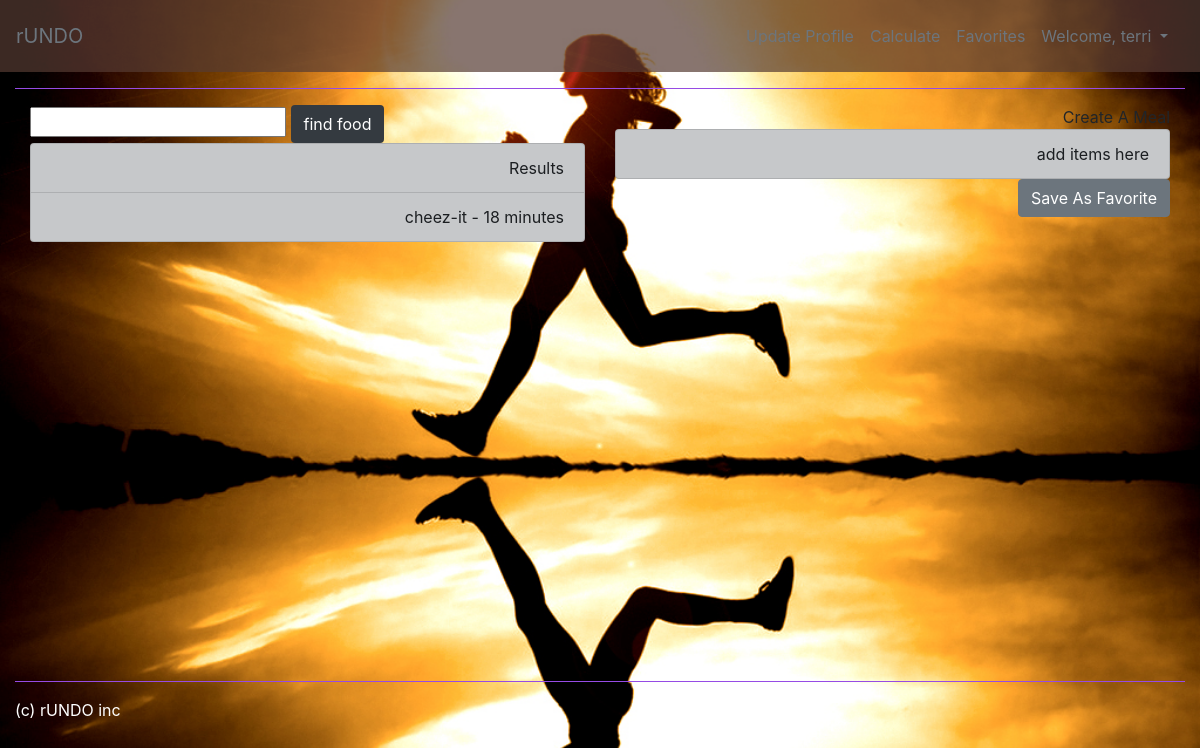
The page /calculate/ (signed in) on the database as committed earlier.
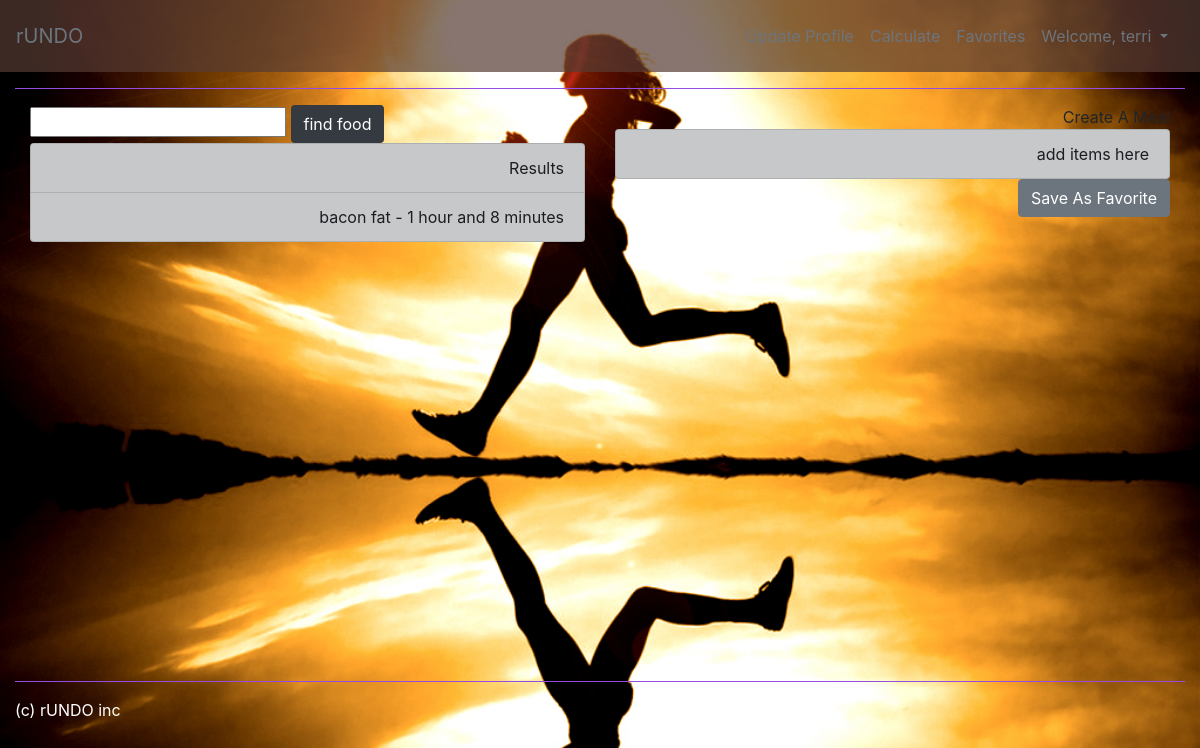
The same page on the database as committed later.
### RunDoApp/models.py (models this page shows, shortened)
class FoodData(models.Model):
        food_name = models.CharField(max_length=100)
        serving_size = models.FloatField()                 #'3' oz, '5' cup, etc.
        serving_units = models.CharField(max_length=30)       #tbsp, oz, cup, etc
        serving_calories = models.FloatField()
        user_servings = models.FloatField()           #how much user ate
        total_calories = models.FloatField()
        user = models.ForeignKey(User)
        timestamp = models.DateTimeField(default=timezone.now)
        exerciseCapacity = models.ForeignKey(ExerciseCapacity, on_delete=models.CASCADE)
        time_to_run = models.FloatField()
        def __str__(self):
            return self.food_name + " " + str(self.total_calories)
        def get_readable_time(self):
            time_hours = self.time_to_run
            minutes = round(time_hours * 60)
            if minutes < 60:
                return str(minutes) + ' minutes'
            hours = int(minutes / 60)
            minutes -= hours * 60
            output = ''
            if hours == 1:
                output += '1 hour'
            else:
                output += str(hours) + ' hours'
            if minutes > 0:
                output += ' and ' + str(minutes) + ' minutes'
            return output

### RunDoApp/views.py (the view, shortened to what this page needs)
# urls.py: url(r'^calculate/$', views.calculatePage, name='calculatePage'),
@login_required
def calculatePage(request):
    most_recent_history = FoodData.objects.filter(user=request.user).order_by('-timestamp')[:1]
    print(most_recent_history)
    profile = get_object_or_404(UserProfile, user=request.user)
    return render(request, 'RunDoApp/calculatepage.html', {'app_id': secret.app_id,
                                                         'app_key': secret.app_key,
                                                         'most_recent_history': most_recent_history,
                                                         'categories': ExerciseCategory.objects.order_by('name'),
                                                         'profile': profile})

### RunDoApp/templates/RunDoApp/calculatepage.html (shortened to what this page needs)
{% extends 'RunDoApp/base.html' %}
{% block content %}
<div class="container-fluid">
    <div class="row">
        <div class="col">
            <div id="find_food" class="row-sm" >
                <input type="text" id="food_api"/>
                <button id="call_api" class="btn bg-dark text-white">find food</button>
            </div>
                <div class="row-sm-6 text-right" id="food_history">
                    <ul class="list-group" style="color:black">
                        <li class="list-group-item list-group-item-dark">Results</li>
                        {% for history in most_recent_history %}
                           <li class="list-group-item list-group-item-dark">{{history.food_name}} - {{history.get_readable_time}}</li>
                        {% endfor %}
                    </ul>
                </div>
            </div>
            <div class="col-sm text-right" id="create_meal">
                <lh>Create A Meal</lh>
                <ul class="list-group" style="color:black">
                   <li class="list-group-item list-group-item-dark">add items here</li>
                </ul>
                <button id="save_meal" type="submit" class="btn btn-secondary btn-md">Save As Favorite</button>
            </div>
        </div>
    </div>
</div>
{% endblock %}

Rows that differ between the two databases and show on the page:
no longer on this page (row unchanged): FoodData: food_name "cheez-it", get_readable_time "18 minutes"
added FoodData: food_name "bacon fat", get_readable_time "1 hour and 8 minutes"
